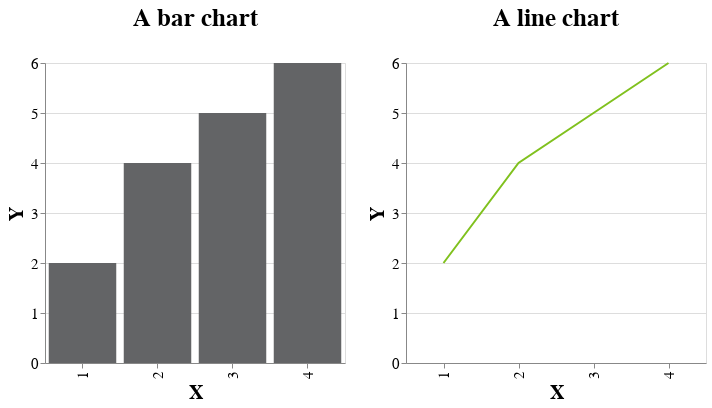

Source (notebook cell):
### Markdown cell above
## Horizontal Concatentation

### Code cell
configure_layout(alt.hconcat(chart1,chart2))

### Figure 1 — Vega-Lite specification as saved in the notebook (floating-point values rounded to 4 significant figures)
{"config": {"view": {"continuousWidth": 400, "continuousHeight": 300}, "axis": {"labelFontSize": 15, "titleFontSize": 20}, "legend": {"labelFontSize": 15, "titleFontSize": 20}, "title": {"fontSize": 25, "offset": 25}}, "hconcat": [{"mark": "bar", "encoding": {"color": {"value": "#636466"}, "x": {"field": "X", "type": "ordinal"}, "y": {"field": "Y", "type": "quantitative"}}, "title": "A bar chart", "width": 300}, {"mark": "line", "encoding": {"color": {"value": "#80C11E"}, "x": {"field": "X", "type": "ordinal"}, "y": {"field": "Y", "type": "quantitative"}}, "title": "A line chart", "width": 300}], "data": {"name": "data-f6be64e55b67dfa3f8d06ba53b7821fc"}, "$schema": "https://vega.github.io/schema/vega-lite/v4.17.0.json", "datasets": {"data-f6be64e55b67dfa3f8d06ba53b7821fc": [{"X": 1, "Y": 2, "Z": 3, "H": 5, "M": 3, "Country": "USA"}, {"X": 2, "Y": 4, "Z": 4, "H": 6, "M": 4, "Country": "EU"}, {"X": 3, "Y": 5, "Z": 5, "H": 8, "M": 5, "Country": "EU"}, {"X": 4, "Y": 6, "Z": 6, "H": 9, "M": 3, "Country": "USA"}]}}
